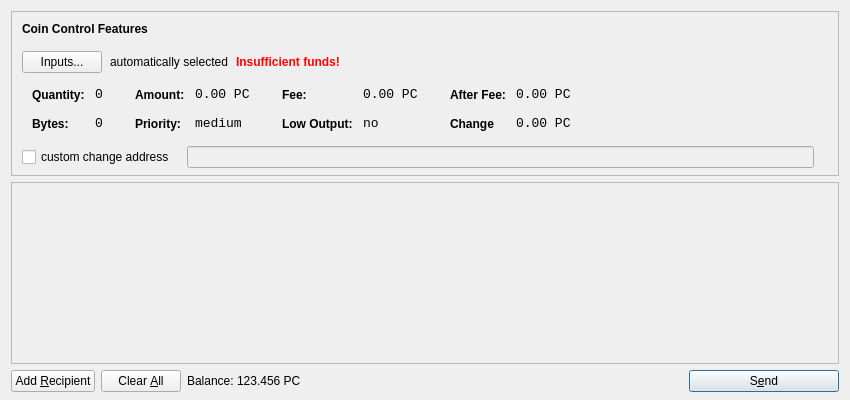
<?xml version="1.0" encoding="UTF-8"?>
<ui version="4.0">
 <class>SendCoinsDialog</class>
 <widget class="QDialog" name="SendCoinsDialog">
  <property name="geometry">
   <rect>
    <x>0</x>
    <y>0</y>
    <width>850</width>
    <height>400</height>
   </rect>
  </property>
  <property name="windowTitle">
   <string>Send Coins</string>
  </property>
  <layout class="QVBoxLayout" name="verticalLayout" stretch="0,1,0">
   <property name="bottomMargin">
    <number>8</number>
   </property>
   <item>
    <widget class="QFrame" name="frameCoinControl">
     <property name="sizePolicy">
      <sizepolicy hsizetype="Expanding" vsizetype="Expanding">
       <horstretch>0</horstretch>
       <verstretch>0</verstretch>
      </sizepolicy>
     </property>
     <property name="maximumSize">
      <size>
       <width>16777215</width>
       <height>16777215</height>
      </size>
     </property>
     <property name="frameShape">
      <enum>QFrame::StyledPanel</enum>
     </property>
     <property name="frameShadow">
      <enum>QFrame::Sunken</enum>
     </property>
     <layout class="QVBoxLayout" name="verticalLayoutCoinControl2">
      <property name="spacing">
       <number>-1</number>
      </property>
      <property name="leftMargin">
       <number>0</number>
      </property>
      <property name="topMargin">
       <number>0</number>
      </property>
      <property name="rightMargin">
       <number>0</number>
      </property>
      <property name="bottomMargin">
       <number>6</number>
      </property>
      <item>
       <layout class="QVBoxLayout" name="verticalLayoutCoinControl" stretch="0,0,0,0,1">
        <property name="spacing">
         <number>0</number>
        </property>
        <property name="leftMargin">
         <number>10</number>
        </property>
        <property name="topMargin">
         <number>10</number>
        </property>
        <item>
         <layout class="QHBoxLayout" name="horizontalLayoutCoinControl1">
          <property name="bottomMargin">
           <number>15</number>
          </property>
          <item>
           <widget class="QLabel" name="labelCoinControlFeatures">
            <property name="sizePolicy">
             <sizepolicy hsizetype="Preferred" vsizetype="Maximum">
              <horstretch>0</horstretch>
              <verstretch>0</verstretch>
             </sizepolicy>
            </property>
            <property name="font">
             <font>
              <weight>75</weight>
              <bold>true</bold>
             </font>
            </property>
            <property name="styleSheet">
             <string notr="true">font-weight:bold;</string>
            </property>
            <property name="text">
             <string>Coin Control Features</string>
            </property>
           </widget>
          </item>
         </layout>
        </item>
        <item>
         <layout class="QHBoxLayout" name="horizontalLayoutCoinControl2" stretch="0,0,0,0">
          <property name="spacing">
           <number>8</number>
          </property>
          <property name="bottomMargin">
           <number>10</number>
          </property>
          <item>
           <widget class="QPushButton" name="pushButtonCoinControl">
            <property name="styleSheet">
             <string notr="true"/>
            </property>
            <property name="text">
             <string>Inputs...</string>
            </property>
           </widget>
          </item>
          <item>
           <widget class="QLabel" name="labelCoinControlAutomaticallySelected">
            <property name="text">
             <string>automatically selected</string>
            </property>
            <property name="margin">
             <number>5</number>
            </property>
           </widget>
          </item>
          <item>
           <widget class="QLabel" name="labelCoinControlInsuffFunds">
            <property name="font">
             <font>
              <weight>75</weight>
              <bold>true</bold>
             </font>
            </property>
            <property name="styleSheet">
             <string notr="true">color:red;font-weight:bold;</string>
            </property>
            <property name="text">
             <string>Insufficient funds!</string>
            </property>
            <property name="margin">
             <number>5</number>
            </property>
           </widget>
          </item>
          <item>
           <spacer name="horizontalSpacerCoinControl">
            <property name="orientation">
             <enum>Qt::Horizontal</enum>
            </property>
            <property name="sizeHint" stdset="0">
             <size>
              <width>40</width>
              <height>1</height>
             </size>
            </property>
           </spacer>
          </item>
         </layout>
        </item>
        <item>
         <widget class="QWidget" name="widgetCoinControl" native="true">
          <property name="sizePolicy">
           <sizepolicy hsizetype="Preferred" vsizetype="Preferred">
            <horstretch>0</horstretch>
            <verstretch>0</verstretch>
           </sizepolicy>
          </property>
          <property name="minimumSize">
           <size>
            <width>0</width>
            <height>0</height>
           </size>
          </property>
          <property name="styleSheet">
           <string notr="true"/>
          </property>
          <layout class="QHBoxLayout" name="horizontalLayoutCoinControl5">
           <property name="margin">
            <number>0</number>
           </property>
           <item>
            <layout class="QHBoxLayout" name="horizontalLayoutCoinControl3" stretch="0,0,0,1">
             <property name="spacing">
              <number>20</number>
             </property>
             <property name="topMargin">
              <number>0</number>
             </property>
             <property name="bottomMargin">
              <number>10</number>
             </property>
             <item>
              <layout class="QFormLayout" name="formLayoutCoinControl1">
               <property name="horizontalSpacing">
                <number>10</number>
               </property>
               <property name="verticalSpacing">
                <number>14</number>
               </property>
               <property name="leftMargin">
                <number>10</number>
               </property>
               <property name="topMargin">
                <number>4</number>
               </property>
               <property name="rightMargin">
                <number>6</number>
               </property>
               <item row="0" column="0">
                <widget class="QLabel" name="labelCoinControlQuantityText">
                 <property name="styleSheet">
                  <string notr="true">font-weight:bold;</string>
                 </property>
                 <property name="text">
                  <string>Quantity:</string>
                 </property>
                 <property name="margin">
                  <number>0</number>
                 </property>
                </widget>
               </item>
               <item row="0" column="1">
                <widget class="QLabel" name="labelCoinControlQuantity">
                 <property name="font">
                  <font>
                   <family>Monospace</family>
                   <pointsize>10</pointsize>
                  </font>
                 </property>
                 <property name="cursor">
                  <cursorShape>IBeamCursor</cursorShape>
                 </property>
                 <property name="contextMenuPolicy">
                  <enum>Qt::ActionsContextMenu</enum>
                 </property>
                 <property name="text">
                  <string>0</string>
                 </property>
                 <property name="margin">
                  <number>0</number>
                 </property>
                 <property name="textInteractionFlags">
                  <set>Qt::LinksAccessibleByMouse|Qt::TextSelectableByKeyboard|Qt::TextSelectableByMouse</set>
                 </property>
                </widget>
               </item>
               <item row="1" column="0">
                <widget class="QLabel" name="labelCoinControlBytesText">
                 <property name="styleSheet">
                  <string notr="true">font-weight:bold;</string>
                 </property>
                 <property name="text">
                  <string>Bytes:</string>
                 </property>
                </widget>
               </item>
               <item row="1" column="1">
                <widget class="QLabel" name="labelCoinControlBytes">
                 <property name="font">
                  <font>
                   <family>Monospace</family>
                   <pointsize>10</pointsize>
                  </font>
                 </property>
                 <property name="cursor">
                  <cursorShape>IBeamCursor</cursorShape>
                 </property>
                 <property name="contextMenuPolicy">
                  <enum>Qt::ActionsContextMenu</enum>
                 </property>
                 <property name="text">
                  <string>0</string>
                 </property>
                 <property name="textInteractionFlags">
                  <set>Qt::LinksAccessibleByMouse|Qt::TextSelectableByKeyboard|Qt::TextSelectableByMouse</set>
                 </property>
                </widget>
               </item>
              </layout>
             </item>
             <item>
              <layout class="QFormLayout" name="formLayoutCoinControl2">
               <property name="horizontalSpacing">
                <number>10</number>
               </property>
               <property name="verticalSpacing">
                <number>14</number>
               </property>
               <property name="leftMargin">
                <number>6</number>
               </property>
               <property name="topMargin">
                <number>4</number>
               </property>
               <property name="rightMargin">
                <number>6</number>
               </property>
               <item row="0" column="0">
                <widget class="QLabel" name="labelCoinControlAmountText">
                 <property name="styleSheet">
                  <string notr="true">font-weight:bold;</string>
                 </property>
                 <property name="text">
                  <string>Amount:</string>
                 </property>
                 <property name="margin">
                  <number>0</number>
                 </property>
                </widget>
               </item>
               <item row="0" column="1">
                <widget class="QLabel" name="labelCoinControlAmount">
                 <property name="font">
                  <font>
                   <family>Monospace</family>
                   <pointsize>10</pointsize>
                  </font>
                 </property>
                 <property name="cursor">
                  <cursorShape>IBeamCursor</cursorShape>
                 </property>
                 <property name="contextMenuPolicy">
                  <enum>Qt::ActionsContextMenu</enum>
                 </property>
                 <property name="text">
                  <string>0.00 PC</string>
                 </property>
                 <property name="textInteractionFlags">
                  <set>Qt::LinksAccessibleByMouse|Qt::TextSelectableByKeyboard|Qt::TextSelectableByMouse</set>
                 </property>
                </widget>
               </item>
               <item row="1" column="0">
                <widget class="QLabel" name="labelCoinControlPriorityText">
                 <property name="styleSheet">
                  <string notr="true">font-weight:bold;</string>
                 </property>
                 <property name="text">
                  <string>Priority:</string>
                 </property>
                </widget>
               </item>
               <item row="1" column="1">
                <widget class="QLabel" name="labelCoinControlPriority">
                 <property name="font">
                  <font>
                   <family>Monospace</family>
                   <pointsize>10</pointsize>
                  </font>
                 </property>
                 <property name="cursor">
                  <cursorShape>IBeamCursor</cursorShape>
                 </property>
                 <property name="contextMenuPolicy">
                  <enum>Qt::ActionsContextMenu</enum>
                 </property>
                 <property name="text">
                  <string>medium</string>
                 </property>
                 <property name="textInteractionFlags">
                  <set>Qt::LinksAccessibleByMouse|Qt::TextSelectableByKeyboard|Qt::TextSelectableByMouse</set>
                 </property>
                </widget>
               </item>
              </layout>
             </item>
             <item>
              <layout class="QFormLayout" name="formLayoutCoinControl3">
               <property name="horizontalSpacing">
                <number>10</number>
               </property>
               <property name="verticalSpacing">
                <number>14</number>
               </property>
               <property name="leftMargin">
                <number>6</number>
               </property>
               <property name="topMargin">
                <number>4</number>
               </property>
               <property name="rightMargin">
                <number>6</number>
               </property>
               <item row="0" column="0">
                <widget class="QLabel" name="labelCoinControlFeeText">
                 <property name="styleSheet">
                  <string notr="true">font-weight:bold;</string>
                 </property>
                 <property name="text">
                  <string>Fee:</string>
                 </property>
                 <property name="margin">
                  <number>0</number>
                 </property>
                </widget>
               </item>
               <item row="0" column="1">
                <widget class="QLabel" name="labelCoinControlFee">
                 <property name="font">
                  <font>
                   <family>Monospace</family>
                   <pointsize>10</pointsize>
                  </font>
                 </property>
                 <property name="cursor">
                  <cursorShape>IBeamCursor</cursorShape>
                 </property>
                 <property name="contextMenuPolicy">
                  <enum>Qt::ActionsContextMenu</enum>
                 </property>
                 <property name="text">
                  <string>0.00 PC</string>
                 </property>
                 <property name="textInteractionFlags">
                  <set>Qt::LinksAccessibleByMouse|Qt::TextSelectableByKeyboard|Qt::TextSelectableByMouse</set>
                 </property>
                </widget>
               </item>
               <item row="1" column="0">
                <widget class="QLabel" name="labelCoinControlLowOutputText">
                 <property name="styleSheet">
                  <string notr="true">font-weight:bold;</string>
                 </property>
                 <property name="text">
                  <string>Low Output:</string>
                 </property>
                </widget>
               </item>
               <item row="1" column="1">
                <widget class="QLabel" name="labelCoinControlLowOutput">
                 <property name="font">
                  <font>
                   <family>Monospace</family>
                   <pointsize>10</pointsize>
                  </font>
                 </property>
                 <property name="cursor">
                  <cursorShape>IBeamCursor</cursorShape>
                 </property>
                 <property name="contextMenuPolicy">
                  <enum>Qt::ActionsContextMenu</enum>
                 </property>
                 <property name="text">
                  <string>no</string>
                 </property>
                 <property name="textInteractionFlags">
                  <set>Qt::LinksAccessibleByMouse|Qt::TextSelectableByKeyboard|Qt::TextSelectableByMouse</set>
                 </property>
                </widget>
               </item>
              </layout>
             </item>
             <item>
              <layout class="QFormLayout" name="formLayoutCoinControl4">
               <property name="horizontalSpacing">
                <number>10</number>
               </property>
               <property name="verticalSpacing">
                <number>14</number>
               </property>
               <property name="leftMargin">
                <number>6</number>
               </property>
               <property name="topMargin">
                <number>4</number>
               </property>
               <property name="rightMargin">
                <number>6</number>
               </property>
               <item row="0" column="0">
                <widget class="QLabel" name="labelCoinControlAfterFeeText">
                 <property name="styleSheet">
                  <string notr="true">font-weight:bold;</string>
                 </property>
                 <property name="text">
                  <string>After Fee:</string>
                 </property>
                 <property name="margin">
                  <number>0</number>
                 </property>
                </widget>
               </item>
               <item row="0" column="1">
                <widget class="QLabel" name="labelCoinControlAfterFee">
                 <property name="font">
                  <font>
                   <family>Monospace</family>
                   <pointsize>10</pointsize>
                  </font>
                 </property>
                 <property name="cursor">
                  <cursorShape>IBeamCursor</cursorShape>
                 </property>
                 <property name="contextMenuPolicy">
                  <enum>Qt::ActionsContextMenu</enum>
                 </property>
                 <property name="text">
                  <string>0.00 PC</string>
                 </property>
                 <property name="textInteractionFlags">
                  <set>Qt::LinksAccessibleByMouse|Qt::TextSelectableByKeyboard|Qt::TextSelectableByMouse</set>
                 </property>
                </widget>
               </item>
               <item row="1" column="0">
                <widget class="QLabel" name="labelCoinControlChangeText">
                 <property name="styleSheet">
                  <string notr="true">font-weight:bold;</string>
                 </property>
                 <property name="text">
                  <string>Change</string>
                 </property>
                </widget>
               </item>
               <item row="1" column="1">
                <widget class="QLabel" name="labelCoinControlChange">
                 <property name="font">
                  <font>
                   <family>Monospace</family>
                   <pointsize>10</pointsize>
                  </font>
                 </property>
                 <property name="cursor">
                  <cursorShape>IBeamCursor</cursorShape>
                 </property>
                 <property name="contextMenuPolicy">
                  <enum>Qt::ActionsContextMenu</enum>
                 </property>
                 <property name="text">
                  <string>0.00 PC</string>
                 </property>
                 <property name="textInteractionFlags">
                  <set>Qt::LinksAccessibleByMouse|Qt::TextSelectableByKeyboard|Qt::TextSelectableByMouse</set>
                 </property>
                </widget>
               </item>
              </layout>
             </item>
            </layout>
           </item>
          </layout>
         </widget>
        </item>
        <item>
         <layout class="QHBoxLayout" name="horizontalLayoutCoinControl4" stretch="0,0,0">
          <property name="spacing">
           <number>12</number>
          </property>
          <property name="sizeConstraint">
           <enum>QLayout::SetDefaultConstraint</enum>
          </property>
          <property name="topMargin">
           <number>5</number>
          </property>
          <property name="rightMargin">
           <number>5</number>
          </property>
          <item>
           <widget class="QCheckBox" name="checkBoxCoinControlChange">
            <property name="text">
             <string>custom change address</string>
            </property>
           </widget>
          </item>
          <item>
           <widget class="QLineEdit" name="lineEditCoinControlChange">
            <property name="enabled">
             <bool>false</bool>
            </property>
            <property name="sizePolicy">
             <sizepolicy hsizetype="Expanding" vsizetype="Fixed">
              <horstretch>0</horstretch>
              <verstretch>0</verstretch>
             </sizepolicy>
            </property>
           </widget>
          </item>
          <item>
           <widget class="QLabel" name="labelCoinControlChangeLabel">
            <property name="sizePolicy">
             <sizepolicy hsizetype="Preferred" vsizetype="Expanding">
              <horstretch>0</horstretch>
              <verstretch>0</verstretch>
             </sizepolicy>
            </property>
            <property name="minimumSize">
             <size>
              <width>0</width>
              <height>0</height>
             </size>
            </property>
            <property name="text">
             <string/>
            </property>
            <property name="margin">
             <number>3</number>
            </property>
           </widget>
          </item>
         </layout>
        </item>
        <item>
         <spacer name="verticalSpacerCoinControl">
          <property name="orientation">
           <enum>Qt::Vertical</enum>
          </property>
          <property name="sizeHint" stdset="0">
           <size>
            <width>800</width>
            <height>1</height>
           </size>
          </property>
         </spacer>
        </item>
       </layout>
      </item>
     </layout>
    </widget>
   </item>
   <item>
    <widget class="QScrollArea" name="scrollArea">
     <property name="widgetResizable">
      <bool>true</bool>
     </property>
     <widget class="QWidget" name="scrollAreaWidgetContents">
      <property name="geometry">
       <rect>
        <x>0</x>
        <y>0</y>
        <width>830</width>
        <height>165</height>
       </rect>
      </property>
      <layout class="QVBoxLayout" name="verticalLayout_2">
       <property name="margin">
        <number>0</number>
       </property>
       <item>
        <layout class="QVBoxLayout" name="entries">
         <property name="spacing">
          <number>6</number>
         </property>
        </layout>
       </item>
       <item>
        <spacer name="verticalSpacer">
         <property name="orientation">
          <enum>Qt::Vertical</enum>
         </property>
         <property name="sizeHint" stdset="0">
          <size>
           <width>20</width>
           <height>40</height>
          </size>
         </property>
        </spacer>
       </item>
      </layout>
     </widget>
    </widget>
   </item>
   <item>
    <layout class="QHBoxLayout" name="horizontalLayout">
     <item>
      <widget class="QPushButton" name="addButton">
       <property name="toolTip">
        <string>Send to multiple recipients at once</string>
       </property>
       <property name="text">
        <string>Add &amp;Recipient</string>
       </property>
       <property name="icon">
        <iconset resource="../bitcoin.qrc">
         <normaloff>:/icons/add</normaloff>:/icons/add</iconset>
       </property>
       <property name="autoDefault">
        <bool>false</bool>
       </property>
      </widget>
     </item>
     <item>
      <widget class="QPushButton" name="clearButton">
       <property name="sizePolicy">
        <sizepolicy hsizetype="Minimum" vsizetype="Fixed">
         <horstretch>0</horstretch>
         <verstretch>0</verstretch>
        </sizepolicy>
       </property>
       <property name="toolTip">
        <string>Remove all transaction fields</string>
       </property>
       <property name="text">
        <string>Clear &amp;All</string>
       </property>
       <property name="icon">
        <iconset resource="../bitcoin.qrc">
         <normaloff>:/icons/remove</normaloff>:/icons/remove</iconset>
       </property>
       <property name="autoRepeatDelay">
        <number>300</number>
       </property>
       <property name="autoDefault">
        <bool>false</bool>
       </property>
      </widget>
     </item>
     <item>
      <layout class="QHBoxLayout" name="horizontalLayout_2">
       <property name="spacing">
        <number>3</number>
       </property>
       <item>
        <widget class="QLabel" name="label">
         <property name="sizePolicy">
          <sizepolicy hsizetype="Preferred" vsizetype="Fixed">
           <horstretch>0</horstretch>
           <verstretch>0</verstretch>
          </sizepolicy>
         </property>
         <property name="text">
          <string>Balance:</string>
         </property>
        </widget>
       </item>
       <item>
        <widget class="QLabel" name="labelBalance">
         <property name="sizePolicy">
          <sizepolicy hsizetype="Preferred" vsizetype="Fixed">
           <horstretch>0</horstretch>
           <verstretch>0</verstretch>
          </sizepolicy>
         </property>
         <property name="cursor">
          <cursorShape>IBeamCursor</cursorShape>
         </property>
         <property name="text">
          <string>123.456 PC</string>
         </property>
         <property name="textInteractionFlags">
          <set>Qt::LinksAccessibleByMouse|Qt::TextSelectableByKeyboard|Qt::TextSelectableByMouse</set>
         </property>
        </widget>
       </item>
      </layout>
     </item>
     <item>
      <spacer name="horizontalSpacer">
       <property name="orientation">
        <enum>Qt::Horizontal</enum>
       </property>
       <property name="sizeHint" stdset="0">
        <size>
         <width>40</width>
         <height>20</height>
        </size>
       </property>
      </spacer>
     </item>
     <item>
      <widget class="QPushButton" name="sendButton">
       <property name="minimumSize">
        <size>
         <width>150</width>
         <height>0</height>
        </size>
       </property>
       <property name="toolTip">
        <string>Confirm the send action</string>
       </property>
       <property name="text">
        <string>S&amp;end</string>
       </property>
       <property name="icon">
        <iconset resource="../bitcoin.qrc">
         <normaloff>:/icons/send</normaloff>:/icons/send</iconset>
       </property>
       <property name="default">
        <bool>true</bool>
       </property>
      </widget>
     </item>
    </layout>
   </item>
  </layout>
 </widget>
 <resources>
  <include location="../bitcoin.qrc"/>
 </resources>
 <connections/>
</ui>
